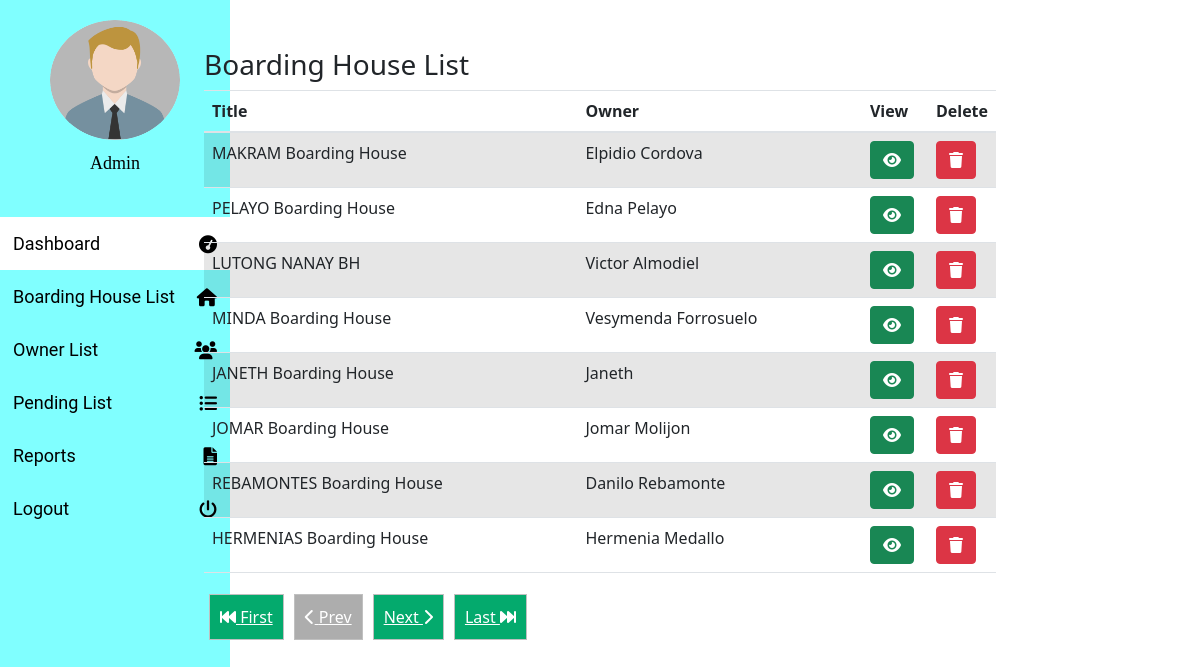
The app's page /admin/bhouse.php (signed in) with its own data.
### tables this page shows
CREATE TABLE `rental` (
  `id` int(100) NOT NULL,
  `rental_id` int(255) NOT NULL,
  `landlord_id` int(100) NOT NULL,
  `title` varchar(100) NOT NULL,
  `contact_number` varchar(100) NOT NULL,
  `address` varchar(100) NOT NULL,
  `slots` varchar(100) NOT NULL,
  `map` varchar(1000) NOT NULL,
  `photo` varchar(1000) NOT NULL,
  `monthly` float DEFAULT NULL,
  `description` varchar(10000) NOT NULL,
  `wifi` varchar(80) NOT NULL,
  `water` varchar(80) NOT NULL,
  `kuryente` varchar(80) NOT NULL
);

CREATE TABLE `landlords` (
  `id` int(100) NOT NULL,
  `name` varchar(100) NOT NULL,
  `email` varchar(100) NOT NULL,
  `Address` varchar(80) NOT NULL,
  `profile_photo` varchar(80) NOT NULL,
  `contact_number` varchar(80) NOT NULL,
  `facebook` varchar(80) NOT NULL,
  `password` varchar(100) NOT NULL,
  `status` varchar(100) NOT NULL
);

### admin/bhouse.php (the view, shortened to what this page needs)
<?php
include('header.php');
$dbconnection = new mysqli('localhost', 'root', '', 'bhouse');
if (isset($_GET['pageno'])) {
    $pageno = $_GET['pageno'];
} else {
    $pageno = 1;
}
$no_of_records_per_page = 8;
$offset = ($pageno - 1) * $no_of_records_per_page;
$total_pages_sql = "SELECT COUNT(*) FROM rental";
$result_pages = mysqli_query($dbconnection, $total_pages_sql);
$total_rows = mysqli_fetch_array($result_pages)[0];
$total_pages = ceil($total_rows / $no_of_records_per_page);
$sql = "SELECT * FROM rental ORDER BY id DESC LIMIT $offset, $no_of_records_per_page";
$result = mysqli_query($dbconnection, $sql);
?>
<!DOCTYPE html>
<html>
<head>
    <link rel="stylesheet" href="https://cdn.jsdelivr.net/npm/bootstrap@5.1.3/dist/css/bootstrap.min.css">
</head>
<body>
<div class="row">
    <div class="col-sm-2">
        <?php include('sidebar.php'); ?>
    </div>
    <div class="col-sm-8"><br><br>
        <h3>Boarding House List</h3>
        <table class="table table-striped">
            <thead>
                <tr>
                    <th>Title</th>
                    <th>Owner</th>
                    <th>View</th>
                    <th>Delete</th>
                </tr>
            </thead>
            <tbody>
                <?php while ($row = $result->fetch_assoc()) {
                    $rent_id = $row['id'];
                    $landlord_id = $row['landlord_id'];
                ?>
                    <tr>
                        <td><?php echo $row['title']; ?></td>
                        <td>
                            <?php
                            $sql_ll = "SELECT * FROM landlords WHERE id='$landlord_id'";
                            $result_ll = mysqli_query($dbconnection, $sql_ll);
                            while ($row_ll = $result_ll->fetch_assoc()) {
                                echo $row_ll['name'];
                            }
                            ?>
                        </td>
                        <td class="col-md-1"><a href="../view.php?bh_id=<?php echo $rent_id; ?>" class="btn btn-success"><i class="fa fa-eye" aria-hidden="true"></i></a></td>
                        <td class="col-md-1">
                            <button type="button" class="btn btn-danger" onclick="confirmDelete('<?php echo $rent_id; ?>')"><i class="fa fa-trash" aria-hidden="true"></i></button>
                        </td>
                    </tr>
                <?php } ?>
            </tbody>
        </table>
        <ul class="pagination">
            <li><a href="?pageno=1"><i class="fa fa-fast-backward" aria-hidden="true"></i> First</a></li>
            <li class="<?php if ($pageno <= 1) { echo 'disabled'; } ?>">
                <a href="<?php if ($pageno <= 1) { echo '#'; } else { echo "?pageno=" . ($pageno - 1); } ?>"><i class="fa fa-chevron-left" aria-hidden="true"></i> Prev</a>
            </li>
            <li class="<?php if ($pageno >= $total_pages) { echo 'disabled'; } ?>">
                <a href="<?php if ($pageno >= $total_pages) { echo '#'; } else { echo "?pageno=" . ($pageno + 1); } ?>">Next <i class="fa fa-chevron-right" aria-hidden="true"></i></a>
            </li>
            <li><a href="?pageno=<?php echo $total_pages; ?>">Last <i class="fa fa-fast-forward" aria-hidden="true"></i></a></li>
        </ul>
    </div>
</div>
</body>
</html>
<?php include('footer.php'); ?>

### admin/header.php (shortened to what this page needs)
<!DOCTYPE html>
<html>
<head>
<link rel="stylesheet" href="https://cdn.jsdelivr.net/npm/bootstrap@4.6.2/dist/css/bootstrap.min.css">
<link rel="stylesheet" href="../src/richtext.min.css">
<link rel="stylesheet" href="https://maxcdn.bootstrapcdn.com/font-awesome/4.7.0/css/font-awesome.min.css">
<link rel="stylesheet" href="https://cdnjs.cloudflare.com/ajax/libs/font-awesome/6.0.0-beta3/css/all.min.css">
</head>

### admin/sidebar.php (shortened to what this page needs)
<div class="sidebar">
  <div class="admin-photo">
    <img src="../uploads/admin-user-icon-4.jpg" alt="Admin Photo">
    <div class="admin-name">Admin</div>
  </div>
  <a href="dashboard.php" onclick="setActive(event)">Dashboard <i class="fa fa-tachometer" aria-hidden="true"></i></a>
  <a href="bhouse.php" onclick="setActive(event)">Boarding House List <i class="fa fa-home" aria-hidden="true"></i></a>
<a href="owner.php" onclick="setActive(event)">Owner List <i class="fa fa-users" aria-hidden="true"></i></a>
  <a href="pending.php" onclick="setActive(event)">Pending List <i class="fa fa-list-ul" aria-hidden="true"></i></a>
  <a href="report.php" onclick="setActive(event)">Reports <i class="fas fa-file-alt" aria-hidden="true"></i></a>
  <a href="logout.php" onclick="setActive(event)">Logout <i class="fa fa-power-off" aria-hidden="true"></i></a>
</div>

### admin/footer.php (shortened to what this page needs)
</body>
</html>

### admin/header.php (style rules this page uses)
body, html { margin: 0; padding: 0; overflow-x: hidden; }
.sidebar { margin: 0; padding: 0; width: 200px; background-color: #444444; position: fixed; height: 100%; overflow: auto; }
.sidebar a { display: block; color: black; padding: 16px; text-decoration: none; color: #fff; }
.sidebar a.active { background-color: #04AA6D; color: white; }
ul.pagination li { background: #04AA6D; padding: 10px; margin: 5px; border: thin solid silver; }
ul.pagination li a { color: #fff; }
ul.pagination li.disabled { background: #adadad; }

### admin/sidebar.php (style rules this page uses)
.sidebar { width: 230px; background-color: #80ffff; }
.sidebar a { font-family: 'Roboto', serif; display: flex; align-items: center; padding: 13px; text-decoration: none; font-size: 18px; color: black; }
.sidebar a i { margin-left: auto; }
.sidebar a.active { background-color: white; color: black; }
.sidebar .admin-photo { display: flex; flex-direction: column; align-items: center; padding: 20px 0; margin-bottom: 20px; }
.sidebar .admin-photo img { width: 130px; height: 120px; border-radius: 50%; margin-bottom: 10px; }
.sidebar .admin-photo .admin-name { color: black; font-size: 18px; font-family: san-serif; }

### records on screen
rental: title "MAKRAM Boarding House"
landlords: name "Elpidio Cordova"
rental: title "PELAYO Boarding House"
landlords: name "Edna Pelayo"
rental: title "LUTONG NANAY BH"
landlords: name "Victor Almodiel"
rental: title "MINDA Boarding House"
landlords: name "Vesymenda Forrosuelo"
rental: title "JANETH Boarding House"
landlords: name "Janeth"
rental: title "JOMAR Boarding House"
landlords: name "Jomar Molijon"
rental: title "REBAMONTES Boarding House"
landlords: name "Danilo Rebamonte"
rental: title "HERMENIAS Boarding House"
landlords: name "Hermenia Medallo"
